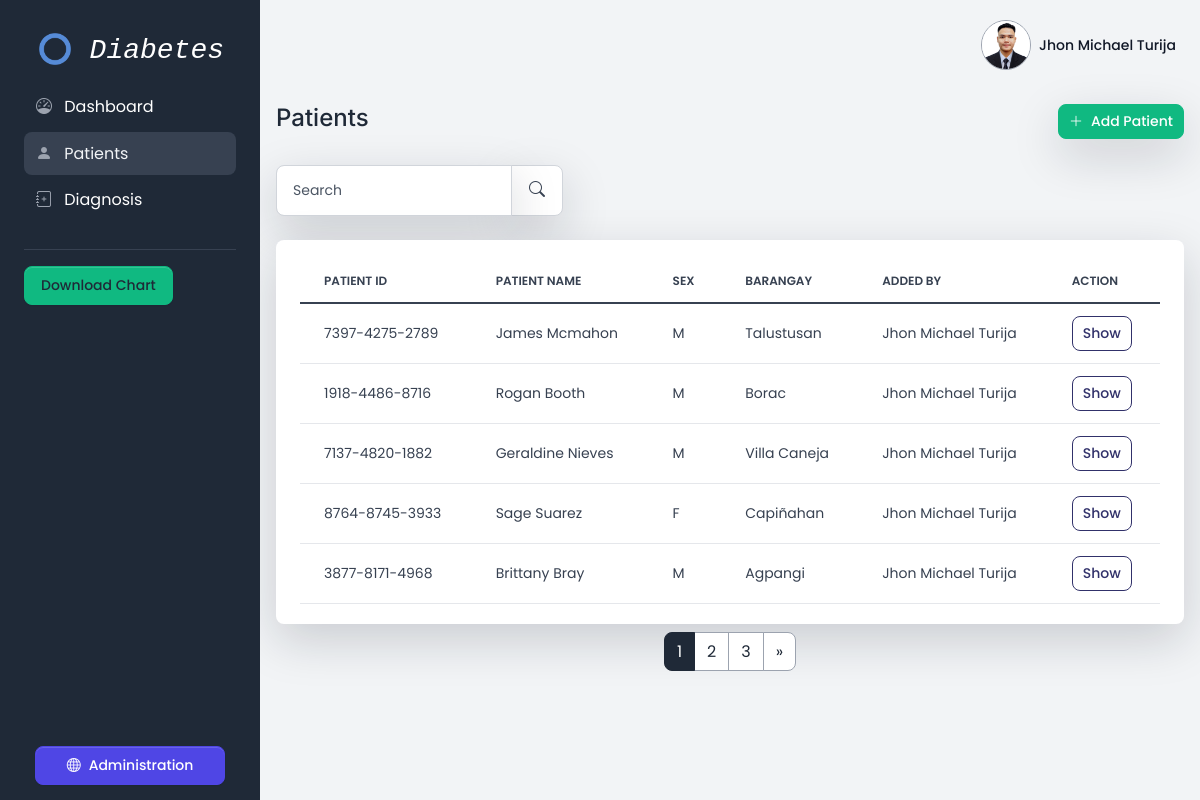
/patients/ (signed in), run on an earlier commit of the app's database.
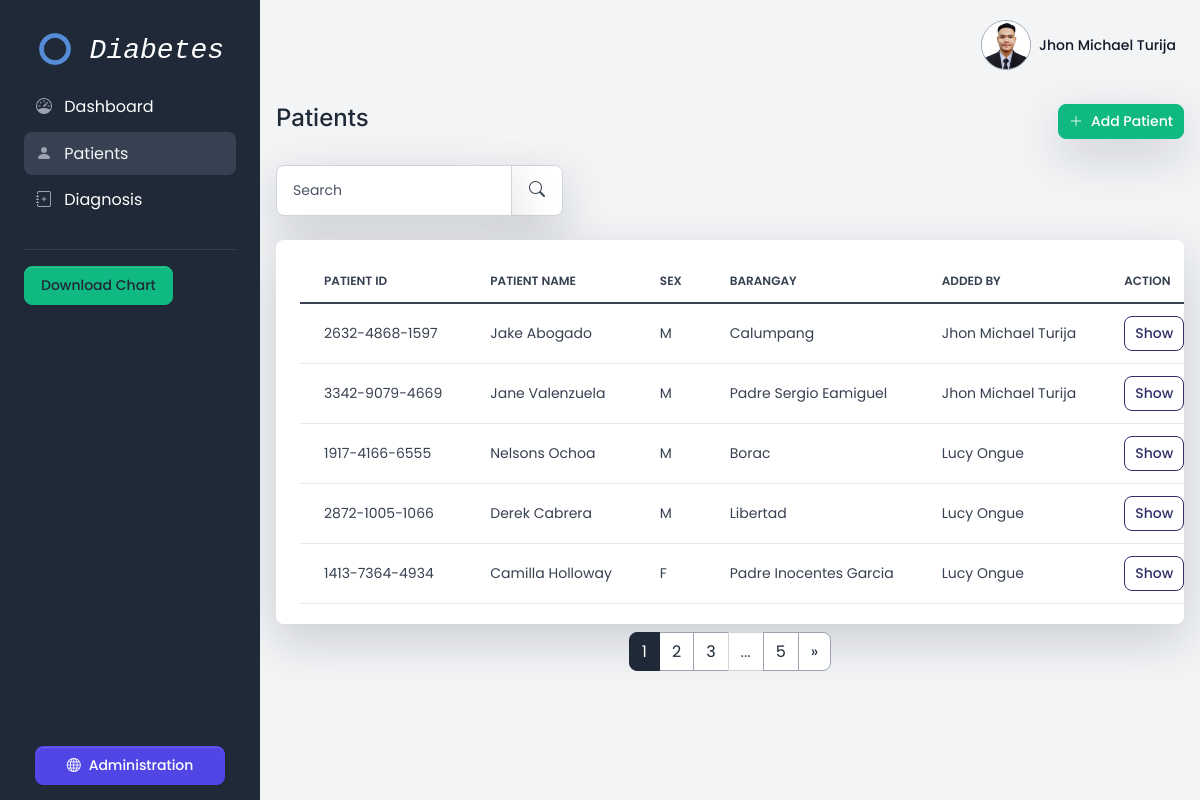
And on a later commit of the database.
### diabetes/models.py (models this page shows, shortened)
class Patient(models.Model):
     added_by = models.ForeignKey(User, on_delete=models.SET_NULL, null=True)
     custom_patient_id = models.CharField(max_length=14, unique=True, default=generate_unique_id, verbose_name='Patient ID')
     first_name = models.CharField(max_length=255, verbose_name='First name')
     middle_name = models.CharField(max_length=255, null=True, blank=True, verbose_name='Middle name')
     last_name = models.CharField(max_length=255, verbose_name='Last name')
     sex = models.CharField(max_length=1,choices=(('M','M'),('F','F')))
     address = models.CharField(max_length=255, null=True, blank=True)
     barangay = models.ForeignKey(Barangay, on_delete=models.CASCADE)
     created_at = models.DateTimeField(auto_now_add=True)
     updated_at = models.DateTimeField(auto_now=True)

class Barangay(models.Model):
     name = models.CharField(max_length=255)
     code = models.CharField(max_length=11 , unique=True)
     municipal = models.CharField(max_length=255)
     class Meta:
          verbose_name_plural = 'Barangay'

### diabetes/views.py (the view)
# urls.py: path('patients/', views.patient_index, name='patients'),
@login_required(login_url='/login')
def patient_index(request):
     search = request.GET.get('search')
     if search:
          queryset = Patient.objects.filter(Q(custom_patient_id__icontains = search) | Q(first_name__icontains = search) | Q(last_name__icontains = search) | Q(added_by__first_name__icontains=search) | Q(added_by__last_name__icontains=search) | Q(barangay__name__icontains=search)).order_by('-created_at')
     else:
          search = ''
          queryset = Patient.objects.all().order_by('-created_at')
     items_per_page = 5
     paginator = Paginator(queryset, items_per_page)
     page_number = request.GET.get('page')
     patients = paginator.get_page(page_number)
     return render(request, 'diabetes/patient-index.html',{'patients': patients, 'search': search})

### diabetes/templates/diabetes/patient-index.html (shortened to what this page needs)
{% extends 'diabetes/base.html' %}
{% block content %}
<x-app-layout>
	<div class="d-flex justify-content-between flex-wrap flex-md-nowrap align-items-center py-4">
		<div class="d-block mb-md-0">
			<h2 class="h4">Patients</h2>
		</div>
		<div class="btn-toolbar mb-2 mb-md-0">
			<a href="{% url 'patient-create' %}" class="btn btn-sm btn-success d-inline-flex shadow-lg align-items-center text-white animate-up-1">
				<i class="icon icon-xs me-2 bi bi-plus-lg"></i>
				Add Patient
			</a>
		</div>
	</div>
	<div class="table-settings mb-4">
		<div class="row align-items-center justify-content-between">
			<div class="col col-md-6 col-lg-3 col-xl-4">
				<form action="" method="GET">
					<div class="input-group me-2 me-lg-3 fmxw-400">
						<input type="text" name="search" value="{{ search }}" class="form-control shadow-lg" placeholder="Search">
						<span class="input-group-text shadow-lg">
							<button type="submit" class="btn btn-xs">
								<i class="icon fs-6 bi bi-search"></i>
							</button>
						</span>
					</div>
				</form>
			</div>
		</div>
	</div>
	<div class="card card-body border-0 shadow-lg table-wrapper table-responsive mb-2">
		<table class="table table-hover">
			<thead>
				<tr>
					<th class="border-gray-200">Patient ID</th>
					<th class="border-gray-200">Patient name</th>
					<th class="border-gray-200">Sex</th>
					<th class="border-gray-200">Barangay</th>
					<th class="border-gray-200">Added by</th>
					<th class="border-gray-200">Action</th>
				</tr>
			</thead>
			<tbody>
				{% for patient in patients %}
					<tr>
						<td valign="middle">
							<span class="fw-normal">{{ patient.custom_patient_id }}</span>
						</td>
						<td valign="middle"><span class="fw-normal">{{ patient.first_name|title }} {{ patient.last_name|title }}</span></td>
						<td valign="middle"><span class="fw-normal">{{ patient.sex|title }}</span></td>
						<td valign="middle"><span class="fw-normal">{{ patient.barangay.name|title }}</span></td>
						<td valign="middle"><span class="fw-normal">{{ patient.added_by.first_name|title }} {{ patient.added_by.last_name|title }}</span></td>
						<td valign="middle">
							<a href="{% url 'patient-update' patient.custom_patient_id %}" class="btn btn-sm btn-pill btn-outline-tertiary">Show</a>
						</td>
					</tr>
				{% endfor %}
			</tbody>
		</table>
	</div>
	<div class="d-flex justify-content-center">
		<nav aria-label="Page navigation example">
			<ul class="pagination">
			    {% for num in patients.paginator.page_range %}
				   {% if num > patients.number|add:'-3' and num < patients.number|add:'3' %}
					  {% if num == patients.number %}
							{% if patients.paginator.num_pages != 1 %}
							    <li class="page-item active"><span class="page-link">{{ num }}</span></li>
							{% endif %}
					  {% else %}
						 <li class="page-item"><a class="page-link" href="?page={{ num }}{% if search %}&search={{ search }}{% endif %}">{{ num }}</a></li>
					  {% endif %}
				   {% endif %}
			    {% endfor %}
			    {% if patients.number < patients.paginator.num_pages|add:'-3' %}
				   {% if patients.number < patients.paginator.num_pages|add:'-3' %}
					  <li class="page-item disabled"><span class="page-link">...</span></li>
				   {% endif %}
				   <li class="page-item"><a class="page-link" href="?page={{ patients.paginator.num_pages }}{% if search %}&search={{ search }}{% endif %}">{{ patients.paginator.num_pages }}</a></li>
			    {% endif %}
			    {% if patients.has_next %}
				   <li class="page-item"><a class="page-link" href="?page={{ patients.next_page_number }}{% if search %}&search={{ search }}{% endif %}">»</a></li>
			    {% endif %}
			</ul>
		 </nav>
		</div>
</x-app-layout>
{% endblock %}

What changed in the data, as far as the page shows it:
no longer on this page (row edited): Patient: custom_patient_id "7397-4275-2789", first_name "James", last_name "Mcmahon", sex "M", barangay.name "Talustusan", added_by.first_name "Jhon Michael", added_by.last_name "Turija"
no longer on this page (row unchanged): Patient: custom_patient_id "1918-4486-8716", first_name "Rogan", last_name "Booth", sex "M", barangay.name "Borac", added_by.first_name "Jhon Michael", added_by.last_name "Turija"
no longer on this page (row unchanged): Patient: custom_patient_id "7137-4820-1882", first_name "Geraldine", last_name "Nieves", sex "M", barangay.name "Villa Caneja", added_by.first_name "Jhon Michael", added_by.last_name "Turija"
no longer on this page (row unchanged): Patient: custom_patient_id "8764-8745-3933", first_name "Sage", last_name "Suarez", sex "F", barangay.name "Capiñahan", added_by.first_name "Jhon Michael", added_by.last_name "Turija"
no longer on this page (row unchanged): Patient: custom_patient_id "3877-8171-4968", first_name "Brittany", last_name "Bray", sex "M", barangay.name "Agpangi", added_by.first_name "Jhon Michael", added_by.last_name "Turija"
added Patient: custom_patient_id "2632-4868-1597", first_name "Jake", last_name "Abogado", sex "M", barangay.name "Calumpang", added_by.first_name "Jhon Michael", added_by.last_name "Turija"
added Patient: custom_patient_id "3342-9079-4669", first_name "Jane", last_name "Valenzuela", sex "M", barangay.name "Padre Sergio Eamiguel", added_by.first_name "Jhon Michael", added_by.last_name "Turija"
added Patient: custom_patient_id "1917-4166-6555", first_name "Nelsons", last_name "Ochoa", sex "M", barangay.name "Borac", added_by.first_name "Lucy", added_by.last_name "Ongue"
added Patient: custom_patient_id "2872-1005-1066", first_name "Derek", last_name "Cabrera", sex "M", barangay.name "Libertad", added_by.first_name "Lucy", added_by.last_name "Ongue"
added Patient: custom_patient_id "1413-7364-4934", first_name "Camilla", last_name "Holloway", sex "F", barangay.name "Padre Inocentes Garcia", added_by.first_name "Lucy", added_by.last_name "Ongue"
Also different on the page:
{{ patients.paginator.num_pages }}: (not shown) → "5"
